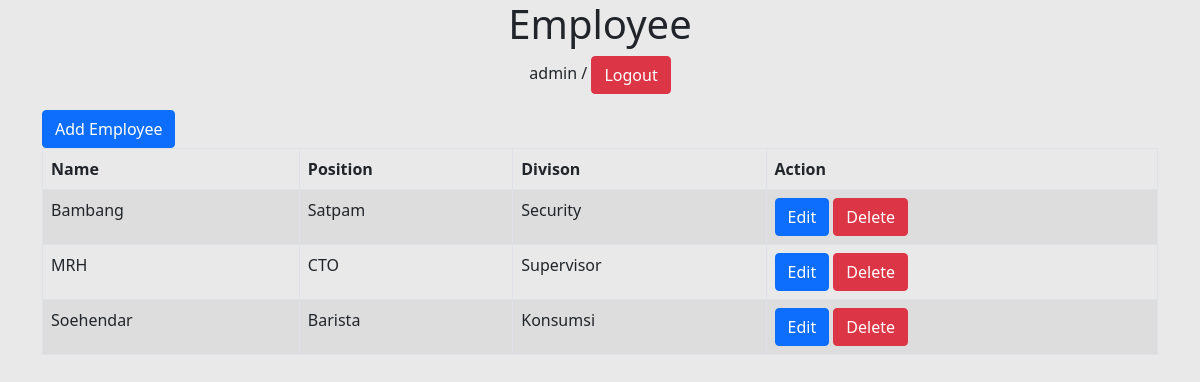
/employee/ (signed in), run on an earlier commit of the app's database.
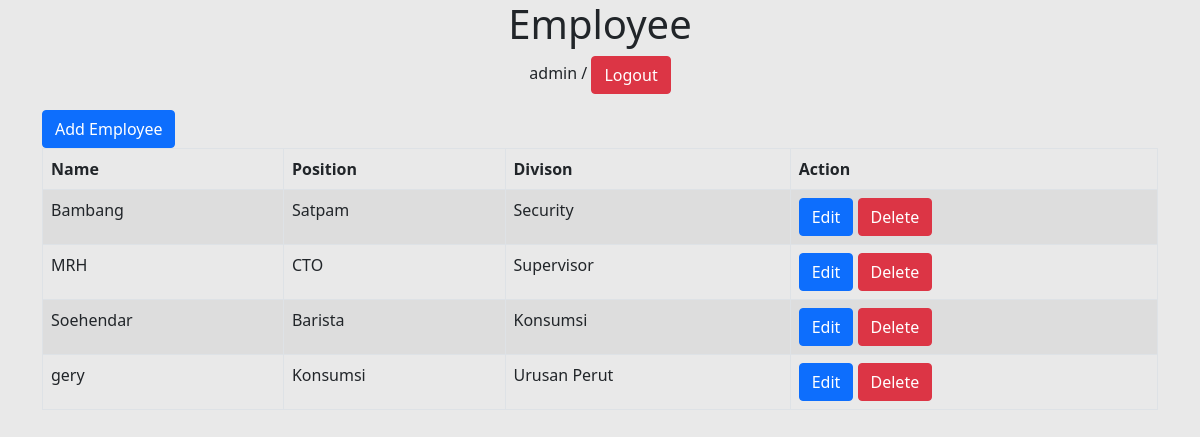
And on a later commit of the database.
### karyawan/models.py (models this page shows, shortened)
class Employee(models.Model):
    name = models.CharField(max_length=50)
    position = models.CharField(max_length=50)
    division = models.CharField(max_length=50)

### karyawan/views.py (the view)
# urls.py: path('employee/', employee, name='employee'),
@login_required(login_url=settings.LOGIN_URL)
def employee(request):
    employees = Employee.objects.all()
    konteks = {
        'employees' : employees,
    }
    return render(request, 'employee.html', konteks)

### karyawan/templates/employee.html (shortened to what this page needs)
{% extends 'base.html' %}
{% block content %}
    <div class="container">
        <div class="row">
            <div class="col md 2">
                <a href="{% url 'add_employee' %}" class="btn btn-primary">Add Employee</a>
                    <table class="table table-bordered table-striped">
                        <thead>
                            <tr>
                                <th>Name</th>
                                <th>Position</th>
                                <th>Divison</th>
                                <th>Action</th>
                            </tr>
                        </thead>
                        <tbody>
                            {% for employee in employees %}
                                <tr>
                                    <td>{{ employee.name }}</td>
                                    <td>{{ employee.position }}</td>
                                    <td>{{ employee.division }}</td>
                                    <td>
                                        <a href="{% url 'edit_employee' employee.id %}" class="btn btn-primary">Edit</a>
                                        <a href="{% url 'delete_employee' employee.id %}" class="btn btn-danger">Delete</a>
                                    </td>
                                </tr>
                            {% endfor %}
                        </tbody>
                    </table>
            </div>
        </div>
    </div>
{% endblock %}

### templates/base.html (shortened to what this page needs)
<!DOCTYPE html>
{% load static %}
<html lang="en">
<head>
    <link rel="stylesheet" href="{% static 'css/bootstrap.min.css' %}">
    <link rel="stylesheet" href="{% static 'css/style.css' %}">
</head>
<body>
{% include 'title.html' %}
{% block content %}
{% endblock%}
</body>
</html>

### templates/title.html
<center>
    <h1>Employee</h1>
    {% if user.is_authenticated %}
        <p>{{ user }} / <a href="{% url 'logout' %}" class="btn btn-danger">Logout</a> </p>
    {% endif %}
</center>

### static/css/style.css (style rules this page uses)
body { background-color: rgb(233, 233, 233); }

What changed in the data, as far as the page shows it:
added Employee: name "gery", position "Konsumsi", division "Urusan Perut"
